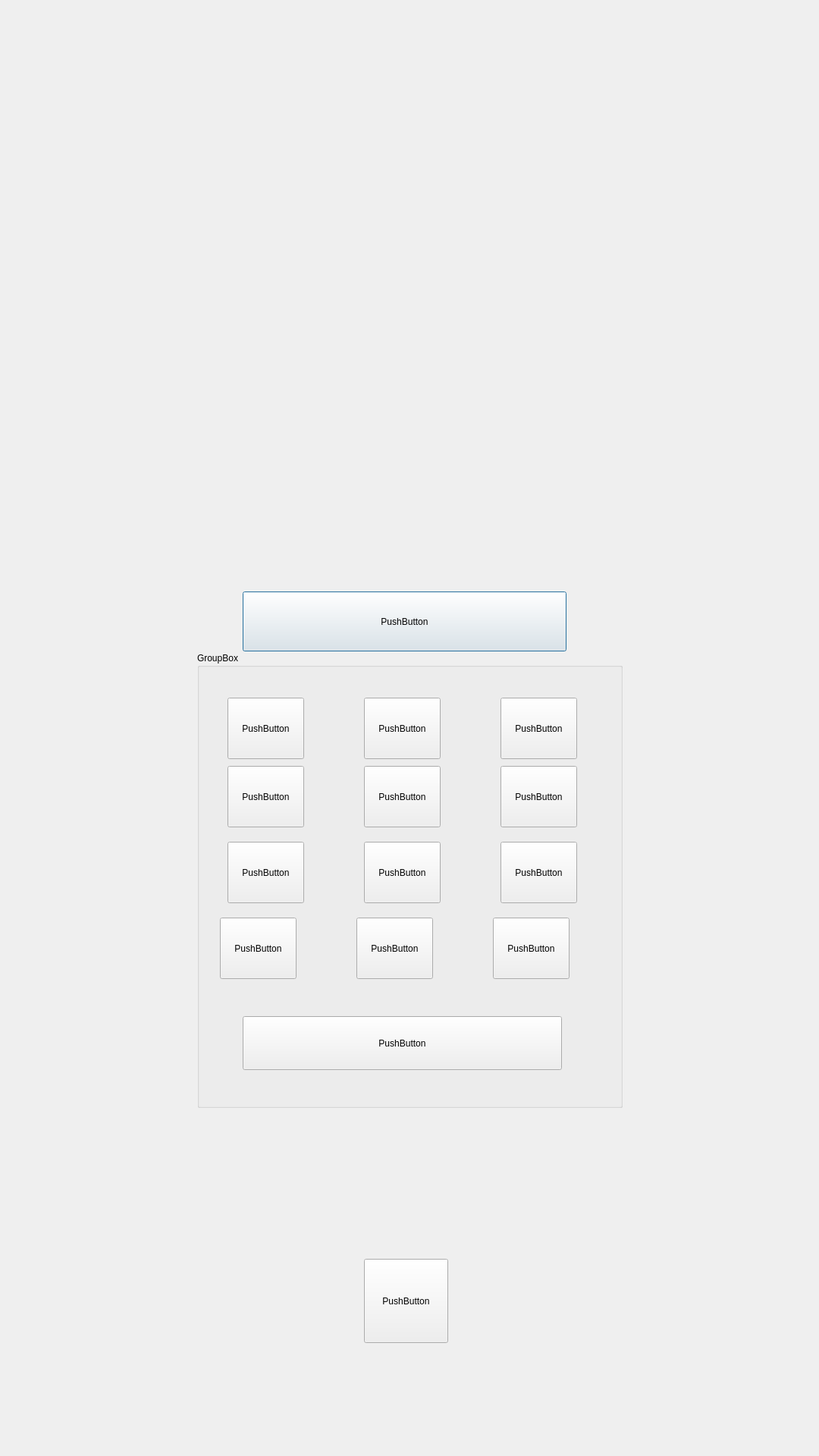
<?xml version="1.0" encoding="UTF-8"?>
<ui version="4.0">
 <class>Dialog</class>
 <widget class="QDialog" name="Dialog">
  <property name="geometry">
   <rect>
    <x>0</x>
    <y>0</y>
    <width>1080</width>
    <height>1920</height>
   </rect>
  </property>
  <property name="sizePolicy">
   <sizepolicy hsizetype="Maximum" vsizetype="Maximum">
    <horstretch>0</horstretch>
    <verstretch>0</verstretch>
   </sizepolicy>
  </property>
  <property name="maximumSize">
   <size>
    <width>6820</width>
    <height>12119</height>
   </size>
  </property>
  <property name="windowTitle">
   <string>Dialog</string>
  </property>
  <widget class="QPushButton" name="pushButton">
   <property name="geometry">
    <rect>
     <x>320</x>
     <y>780</y>
     <width>427</width>
     <height>79</height>
    </rect>
   </property>
   <property name="text">
    <string>PushButton</string>
   </property>
  </widget>
  <widget class="QGroupBox" name="groupBox">
   <property name="geometry">
    <rect>
     <x>260</x>
     <y>860</y>
     <width>561</width>
     <height>601</height>
    </rect>
   </property>
   <property name="title">
    <string>GroupBox</string>
   </property>
   <widget class="QPushButton" name="pushButton_2">
    <property name="geometry">
     <rect>
      <x>40</x>
      <y>60</y>
      <width>101</width>
      <height>81</height>
     </rect>
    </property>
    <property name="text">
     <string>PushButton</string>
    </property>
   </widget>
   <widget class="QPushButton" name="pushButton_3">
    <property name="geometry">
     <rect>
      <x>220</x>
      <y>60</y>
      <width>101</width>
      <height>81</height>
     </rect>
    </property>
    <property name="text">
     <string>PushButton</string>
    </property>
   </widget>
   <widget class="QPushButton" name="pushButton_4">
    <property name="geometry">
     <rect>
      <x>400</x>
      <y>60</y>
      <width>101</width>
      <height>81</height>
     </rect>
    </property>
    <property name="text">
     <string>PushButton</string>
    </property>
   </widget>
   <widget class="QPushButton" name="pushButton_5">
    <property name="geometry">
     <rect>
      <x>40</x>
      <y>150</y>
      <width>101</width>
      <height>81</height>
     </rect>
    </property>
    <property name="text">
     <string>PushButton</string>
    </property>
   </widget>
   <widget class="QPushButton" name="pushButton_6">
    <property name="geometry">
     <rect>
      <x>400</x>
      <y>150</y>
      <width>101</width>
      <height>81</height>
     </rect>
    </property>
    <property name="text">
     <string>PushButton</string>
    </property>
   </widget>
   <widget class="QPushButton" name="pushButton_7">
    <property name="geometry">
     <rect>
      <x>220</x>
      <y>150</y>
      <width>101</width>
      <height>81</height>
     </rect>
    </property>
    <property name="text">
     <string>PushButton</string>
    </property>
   </widget>
   <widget class="QPushButton" name="pushButton_8">
    <property name="geometry">
     <rect>
      <x>400</x>
      <y>250</y>
      <width>101</width>
      <height>81</height>
     </rect>
    </property>
    <property name="text">
     <string>PushButton</string>
    </property>
   </widget>
   <widget class="QPushButton" name="pushButton_9">
    <property name="geometry">
     <rect>
      <x>220</x>
      <y>250</y>
      <width>101</width>
      <height>81</height>
     </rect>
    </property>
    <property name="text">
     <string>PushButton</string>
    </property>
   </widget>
   <widget class="QPushButton" name="pushButton_10">
    <property name="geometry">
     <rect>
      <x>40</x>
      <y>250</y>
      <width>101</width>
      <height>81</height>
     </rect>
    </property>
    <property name="text">
     <string>PushButton</string>
    </property>
   </widget>
   <widget class="QPushButton" name="pushButton_11">
    <property name="geometry">
     <rect>
      <x>30</x>
      <y>350</y>
      <width>101</width>
      <height>81</height>
     </rect>
    </property>
    <property name="text">
     <string>PushButton</string>
    </property>
   </widget>
   <widget class="QPushButton" name="pushButton_12">
    <property name="geometry">
     <rect>
      <x>210</x>
      <y>350</y>
      <width>101</width>
      <height>81</height>
     </rect>
    </property>
    <property name="text">
     <string>PushButton</string>
    </property>
   </widget>
   <widget class="QPushButton" name="pushButton_13">
    <property name="geometry">
     <rect>
      <x>390</x>
      <y>350</y>
      <width>101</width>
      <height>81</height>
     </rect>
    </property>
    <property name="text">
     <string>PushButton</string>
    </property>
   </widget>
   <widget class="QPushButton" name="pushButton_14">
    <property name="geometry">
     <rect>
      <x>60</x>
      <y>480</y>
      <width>421</width>
      <height>71</height>
     </rect>
    </property>
    <property name="text">
     <string>PushButton</string>
    </property>
   </widget>
  </widget>
  <widget class="QPushButton" name="pushButton_15">
   <property name="geometry">
    <rect>
     <x>480</x>
     <y>1660</y>
     <width>111</width>
     <height>111</height>
    </rect>
   </property>
   <property name="text">
    <string>PushButton</string>
   </property>
  </widget>
 </widget>
 <resources/>
 <connections/>
</ui>
